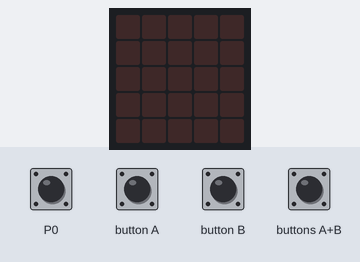
Recording of a program running on a simulated BBC micro:bit (MakeCode). On the bench: the board's 5×5 LED display. The test bench sets the inputs (shaded band). Random numbers come from a fixed seed.

Above: at 1.2 s.
1.3 s: touch pin P0 pressed for 0.15 s
At 2.0 s:
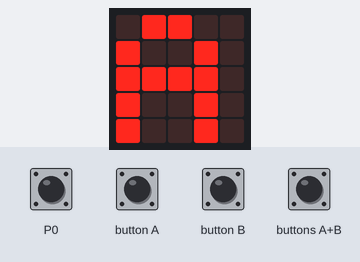
4.4 s: button A pressed for 0.15 s
At 7.1 s:
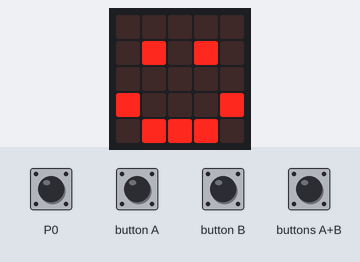
7.5 s: button B pressed for 0.15 s
At 8.0 s:
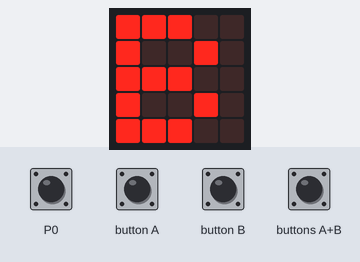
10.5 s: touch pin P0 pressed for 0.15 s
At 12.0 s:
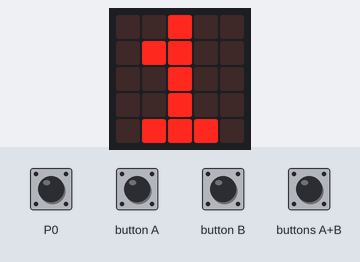
13.6 s: buttons A+B pressed for 0.15 s
At 16.3 s:
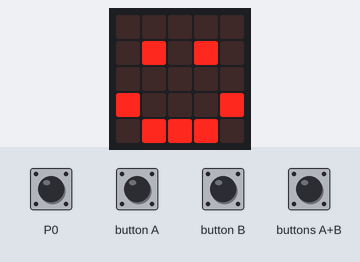
16.7 s: buttons A+B pressed for 1 s
At 18.3 s:
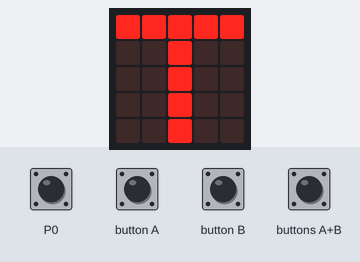
Timing chart, 0 to 19.8 s (numbered marks = the images above; inputs shaded):
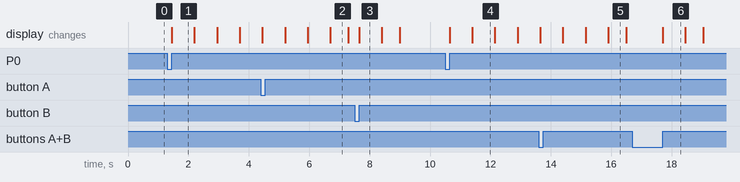

The program:

main.ts
```typescript
input.onPinPressed(TouchPin.P0, function () {
    basic.showString("A")
    basic.showNumber(Awin)
    basic.showString("B")
    basic.showNumber(Bwin)
    basic.showString("T")
    basic.showNumber(Tie)
    basic.clearScreen()
})
input.onButtonPressed(Button.A, function () {
    basic.showString("A")
    basic.showIcon(IconNames.Happy)
    Awin += 1
    basic.clearScreen()
})
input.onGesture(Gesture.Shake, function () {
    Hand = randint(0, 10)
    if (Hand == 0) {
        basic.showLeds(`
            # # # # #
            # # # # #
            . . . # #
            # # # # #
            . # # # .
            `)
        basic.pause(500)
        basic.clearScreen()
    } else if (Hand == 1) {
        basic.showLeds(`
            . . # . #
            . . # . #
            . # # # #
            . # # # #
            . # # # #
            `)
    } else {

    }
})
input.onButtonPressed(Button.AB, function () {
    basic.showString("T")
    basic.showIcon(IconNames.Happy)
    Tie += 1
    basic.clearScreen()
})
input.onButtonPressed(Button.B, function () {
    basic.showString("B")
    basic.showIcon(IconNames.Happy)
    Bwin += 1
    basic.clearScreen()
})
let Hand = 0
let Tie = 0
let Bwin = 0
let Awin = 0
Awin = 0
Bwin = 0
Tie = 0
basic.forever(function () {

})
```

test.ts
```typescript
// テストはここに来ます。このパッケージが拡張機能として使用されるときにはコンパイルされません。
```

Measured:
- after the input at 1.3 s, the display: changes after 0.15 s (image 1)
- after the input at 7.5 s, the display: changes after 0.15 s (image 3)
- after the input at 10.5 s, the display: first changes after 0.15 s (image 4 shows a later state)
- after the input at 16.7 s, the display: changes after 1.0 s (image 6)
- what the display in image 1 shows lasts 0.7 s, from 1.5 s to 2.2 s
- what the display in image 2 shows lasts 0.6 s, from 6.7 s to 7.3 s
